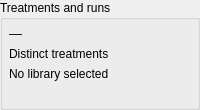
                               <widget class="QGroupBox" name="grp_dash_treatments">
                                <property name="title">
                                 <string>Treatments and runs</string>
                                </property>
                                <layout class="QVBoxLayout" name="layout_grp_dash_treatments">
                                 <property name="spacing">
                                  <number>6</number>
                                 </property>
                                 <property name="leftMargin">
                                  <number>6</number>
                                 </property>
                                 <property name="topMargin">
                                  <number>6</number>
                                 </property>
                                 <property name="rightMargin">
                                  <number>6</number>
                                 </property>
                                 <property name="bottomMargin">
                                  <number>6</number>
                                 </property>
                                 <item>
                                  <widget class="QLabel" name="lbl_dash_treatments_value">
                                   <property name="font">
                                    <font>
                                     <family>Segoe UI</family>
                                     <pointsize>10</pointsize>
                                     <weight>50</weight>
                                     <italic>false</italic>
                                     <bold>false</bold>
                                    </font>
                                   </property>
                                   <property name="text">
                                    <string>—</string>
                                   </property>
                                  </widget>
                                 </item>
                                 <item>
                                  <widget class="QLabel" name="lbl_dash_treatments_caption">
                                   <property name="text">
                                    <string>Distinct treatments</string>
                                   </property>
                                  </widget>
                                 </item>
                                 <item>
                                  <widget class="QLabel" name="lbl_dash_treatments_detail">
                                   <property name="text">
                                    <string>No library selected</string>
                                   </property>
                                  </widget>
                                 </item>
                                 <item>
                                  <spacer name="spacer_dash_treatments">
                                   <property name="orientation">
                                    <enum>Qt::Vertical</enum>
                                   </property>
                                   <property name="sizeHint" stdset="0">
                                    <size>
                                     <width>40</width>
                                     <height>20</height>
                                    </size>
                                   </property>
                                  </spacer>
                                 </item>
                                </layout>
                               </widget>
